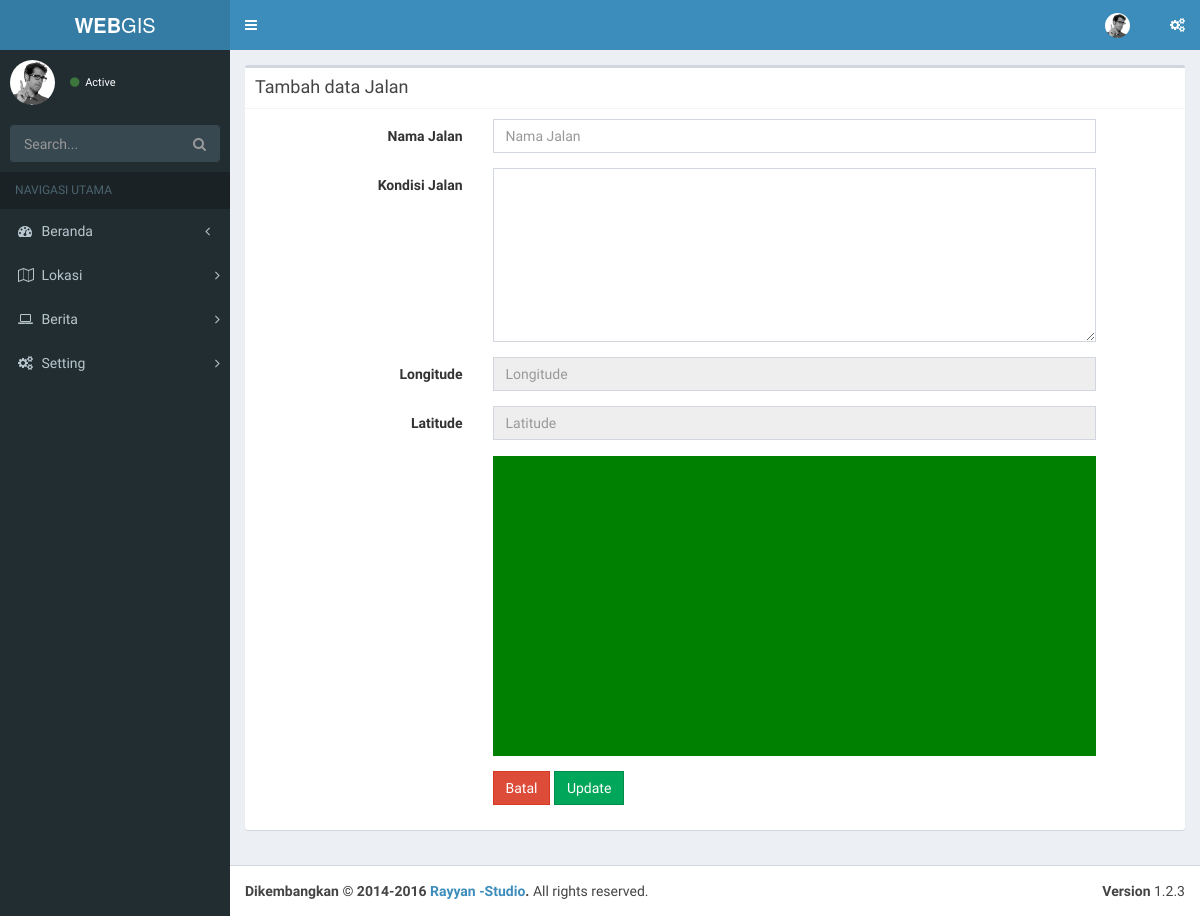
Page /index.php/admin/c_jalan/editJalan on the earlier database version.
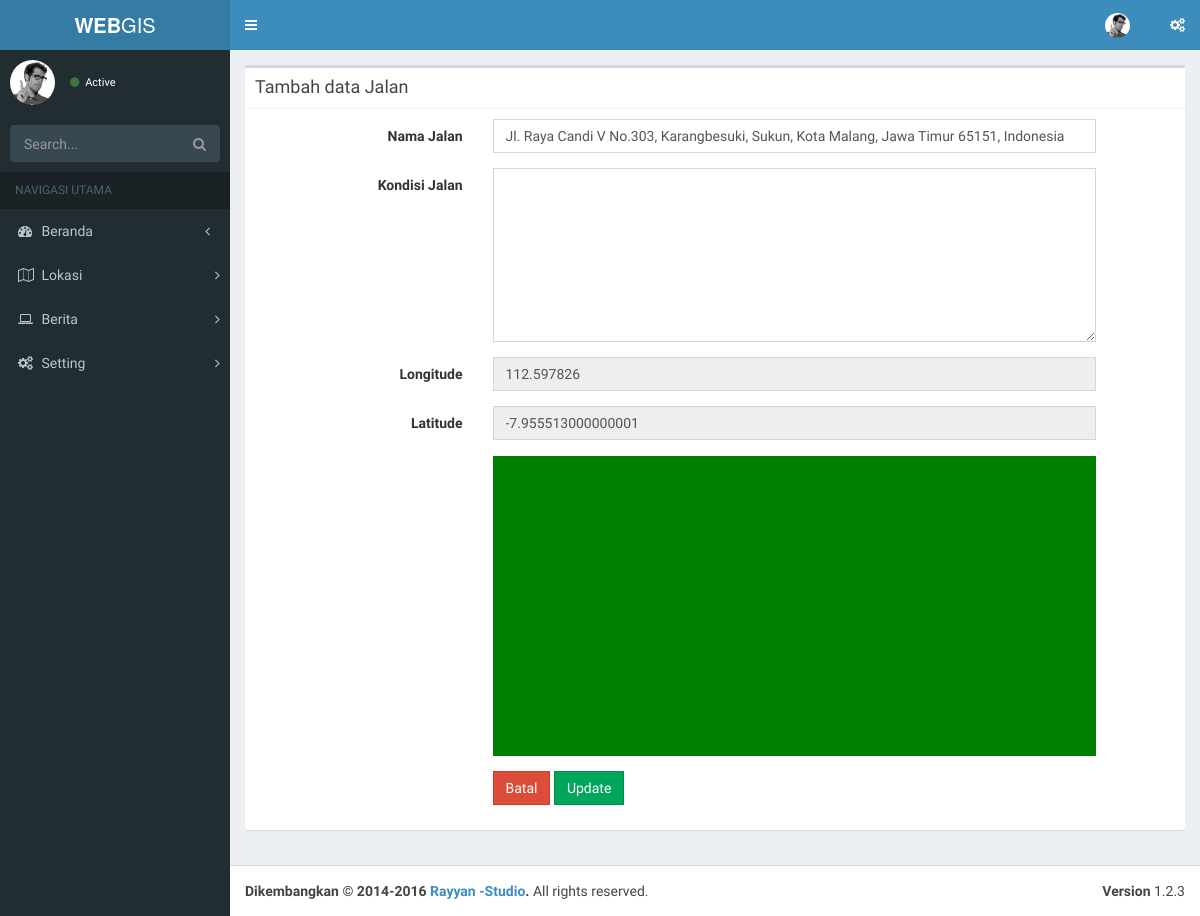
Same page on the later database version.
### tables this page shows
CREATE TABLE `jalan` (
  `id_jalan` int(11) NOT NULL AUTO_INCREMENT,
  `nama_jalan` varchar(200) DEFAULT NULL,
  `longitude` varchar(100) DEFAULT NULL,
  `latitude` varchar(100) DEFAULT NULL,
  `foto_jalan` text,
  PRIMARY KEY (`id_jalan`)
);

### application/controllers/admin/c_jalan.php (called while the page is built, shortened)
<?php defined('BASEPATH')OR exit('no direct script access allowed');
 class C_jalan extends CI_Controller
 {
 	function __construct()
 	{
 		$this->load->model('m_jalan');
 	}
    public function editJalan()
    {
      $id = $this->input->post('idJalan');
      $datain = $this->m_jalan->setJalan($id);
      $edit = array(
        "id_jalan"=>$datain[0]['id_jalan'],
        "kondisi"=>$datain[0]['kondisi_jalan'],
        "nama_jalan"=>$datain[0]['nama_jalan'],
        "longitude"=>$datain[0]['longitude'],
        "latitude"=>$datain[0]['latitude']);
        $this->load->view('attribute/adm_header');
        $this->load->view('admin/edit_jalan', $edit);
        $this->load->view('attribute/adm_footer');
    }
 } ?>

### index.php (called while the page is built, shortened)
<?php
require_once BASEPATH.'core/CodeIgniter.php';

### application/models/m_jalan.php (called while the page is built, shortened)
<?php defined('BASEPATH')OR exit('tidak ada akses terhadap halaman ini');
 class M_jalan extends CI_Model
 {
  public function setJalan($id)
  {
    $data = $this->db->query("SELECT * FROM jalan where id_jalan", $id);
    if ($data) {
      return $data->result_array();
    }else {
      return false;
    }
  }
 } ?>

### application/views/admin/edit_jalan.php (the view, shortened to what this page needs)
<div class="content-wrapper">
	<section class="content">
	<div class="box">
		<div class="box-header with-border">
			<h3 class="box-title">Tambah data Jalan</h3>
		</div>
		<div class="box-body">
			<form class="form-horizontal" method="POST" action="<?php echo base_url('admin/c_jalan/update_jalan') ?>">
			<div class="form-group">
				<label class="control-label col-md-3">Nama Jalan</label>
				<div class="col-md-8">
					<input type="text" name="edit_txtNamaJalan" class="form-control" placeholder="Nama Jalan" id="editnama_jalan" value="<?= $nama_jalan?>">
				</div>
			</div>
			<div class="form-group">
				<label class="control-label col-md-3">Kondisi Jalan</label>
				<div class="col-md-8">
					<textarea name="kondisijalan" rows="8" cols="80" class="form-control"><?php echo $kondisi; ?></textarea>
				</div>
			</div>
			<div class="form-group">
				<label class="control-label col-md-3">Longitude</label>
				<div class="col-md-8">
					<input type="text" name="edit_txtLong" class="form-control" placeholder="Longitude" id="long" readonly value="<?= $longitude?>">
				</div>
			</div>
			<div class="form-group">
				<label class="control-label col-md-3">Latitude</label>
				<div class="col-md-8">
					<input type="text" name="edit_txtLat" class="form-control" placeholder="Latitude" id="lat" readonly value="<?= $latitude?>">
				</div>
			</div>
			<div class="form-group">
                <label class="control-label col-md-3"></label>
				<div class="col-md-8">
                    <div id="peta"></div>
               </div>
            </div>
            <div class="form-group">
            	<div class="col-md-3"></div>
            	<div class="col-md-8">
            		<a href="<?php echo base_url('admin/c_jalan') ?>" class="btn btn-danger btn-flat">Batal</a>
            		<button type="submit" class="btn btn-success btn-flat">Update</button>
            	</div>
            </div>
		</form>
		</div>
	</div>
	</section>
</div>

### application/views/attribute/adm_header.php (shortened to what this page needs)
<!DOCTYPE html>
<html>
<head>
  <link rel="stylesheet" href="<?php echo base_url()?>plugins/bootstrap/css/bootstrap.min.css">
  <link rel="stylesheet" href="https://cdnjs.cloudflare.com/ajax/libs/font-awesome/4.5.0/css/font-awesome.min.css">
  <link rel="stylesheet" href="https://cdnjs.cloudflare.com/ajax/libs/ionicons/2.0.1/css/ionicons.min.css">
  <link rel="stylesheet" href="<?php echo base_url()?>plugins/dist/css/AdminLTE.min.css">
  <link rel="stylesheet" href="<?php echo base_url()?>plugins/dist/css/skins/_all-skins.min.css">
</head>
<body class="hold-transition skin-blue sidebar-mini" onload="initialize(-7.950884, 112.608102)">
<div class="wrapper">
  <header class="main-header">
    <a href="<?php echo base_url('admin/admin')?>" class="logo">
      <span class="logo-lg"><b>WEB</b>GIS</span>
    </a>
    <nav class="navbar navbar-static-top">
      <a href="#" class="sidebar-toggle" data-toggle="offcanvas" role="button">
      </a>
      <div class="navbar-custom-menu">
        <ul class="nav navbar-nav">
          <li class="dropdown user user-menu">
            <a href="#" class="dropdown-toggle" data-toggle="dropdown">
              <img src="<?php echo base_url()?>plugins/dist/img/user2-160x160.jpg" class="user-image" alt="User Image">
            </a>
          </li>
          <li>
            <a href="#" data-toggle="control-sidebar"><i class="fa fa-gears"></i></a>
          </li>
        </ul>
      </div>
    </nav>
  </header>
  <aside class="main-sidebar">
    <section class="sidebar">
      <div class="user-panel">
        <div class="pull-left image">
          <img src="<?php echo base_url()?>plugins/dist/img/user2-160x160.jpg" class="img-circle" alt="User Image">
        </div>
        <div class="pull-left info">
          <a href="#"><i class="fa fa-circle text-success"></i> Active</a>
        </div>
      </div>
      <form action="#" method="get" class="sidebar-form">
        <div class="input-group">
          <input type="text" name="q" class="form-control" placeholder="Search...">
              <span class="input-group-btn">
                <button type="submit" name="search" id="search-btn" class="btn btn-flat"><i class="fa fa-search"></i>
                </button>
              </span>
        </div>
      </form>
      <ul class="sidebar-menu">
        <li class="header">NAVIGASI UTAMA</li>
        <li>
          <a href="<?php echo base_url('admin/admin')?>">
            <i class="fa fa-dashboard"></i> <span>Beranda</span>
            <span class="pull-right-container">
              <i class="fa fa-angle-left pull-right"></i>
            </span>
          </a>
        </li>
        <li class="treeview">
          <a href="#">
            <i class="fa fa-map-o"></i>
            <span>Lokasi</span>
            <span class="pull-right-container">
              <i class="fa fa-angle-right pull-right"></i>
            </span>
          </a>
        </li>
        <li>
          <a href="<?php echo base_url('admin/c_berita') ?>">
            <i class="fa fa-laptop"></i>
            <span>Berita</span>
            <span class="pull-right-container">
              <i class="fa fa-angle-right pull-right"></i>
            </span>
          </a>
        </li>
        <li>
          <a href="#">
            <i class="fa fa-gears"></i> <span>Setting</span>
            <span class="pull-right-container">
              <i class="fa fa-angle-right pull-right"></i>
            </span>
          </a>
        </li>
      </ul>
    </section>
  </aside>

### application/views/attribute/adm_footer.php (shortened to what this page needs)
<footer class="main-footer">
    <div class="pull-right hidden-xs">
      <b>Version</b> 1.2.3
    </div>
    <strong>Dikembangkan &copy; 2014-2016 <a href="#">Rayyan -Studio</a>.</strong> All rights
    reserved.
  </footer>
</div>
</body>
</html>

### application/views/attribute/adm_header.php (style rules this page uses)
#peta { height: 300px; width: 100%; margin-top: 1px; background-color: green; }

Differences in the rows shown:
added jalan: edit_txtNamaJalan "Jl. Raya Candi V No.303, Karangbesuki, Sukun, Kota Malang, Jawa Timur 65151, Indonesia", edit_txtLong "112.597826", edit_txtLat "-7.955513000000001"
